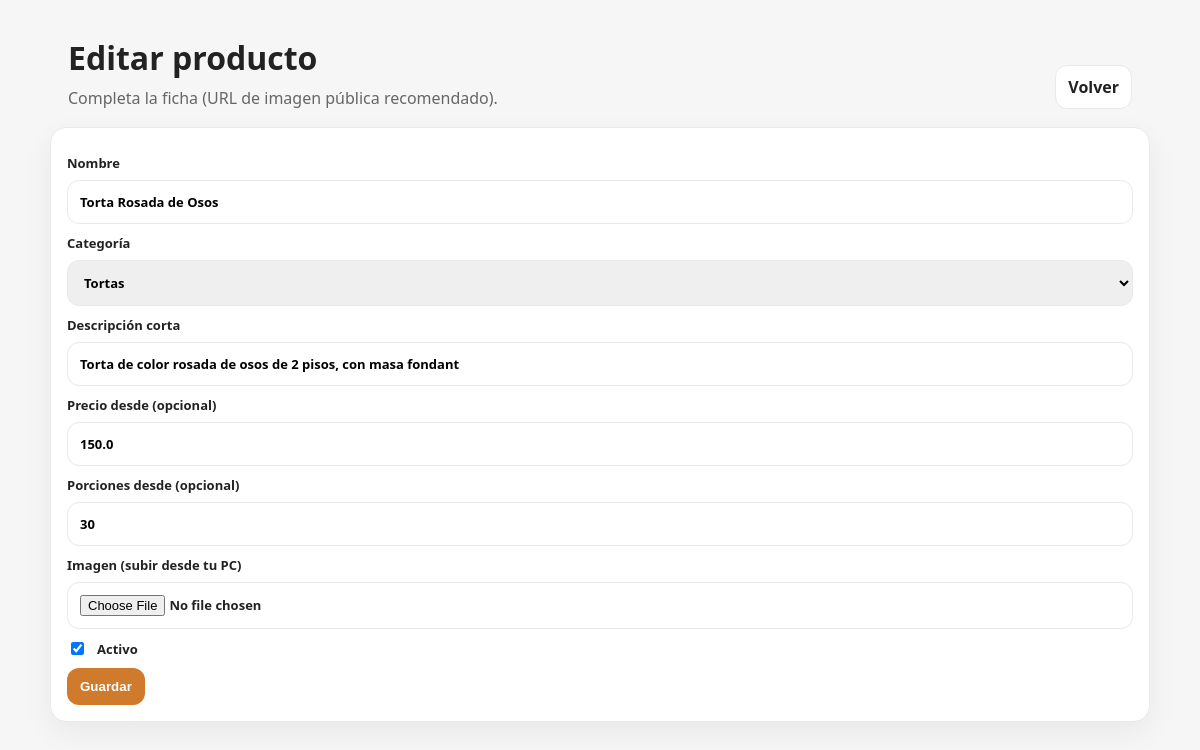
/admin/cakes/1/edit (signed in), run on an earlier commit of the app's database.
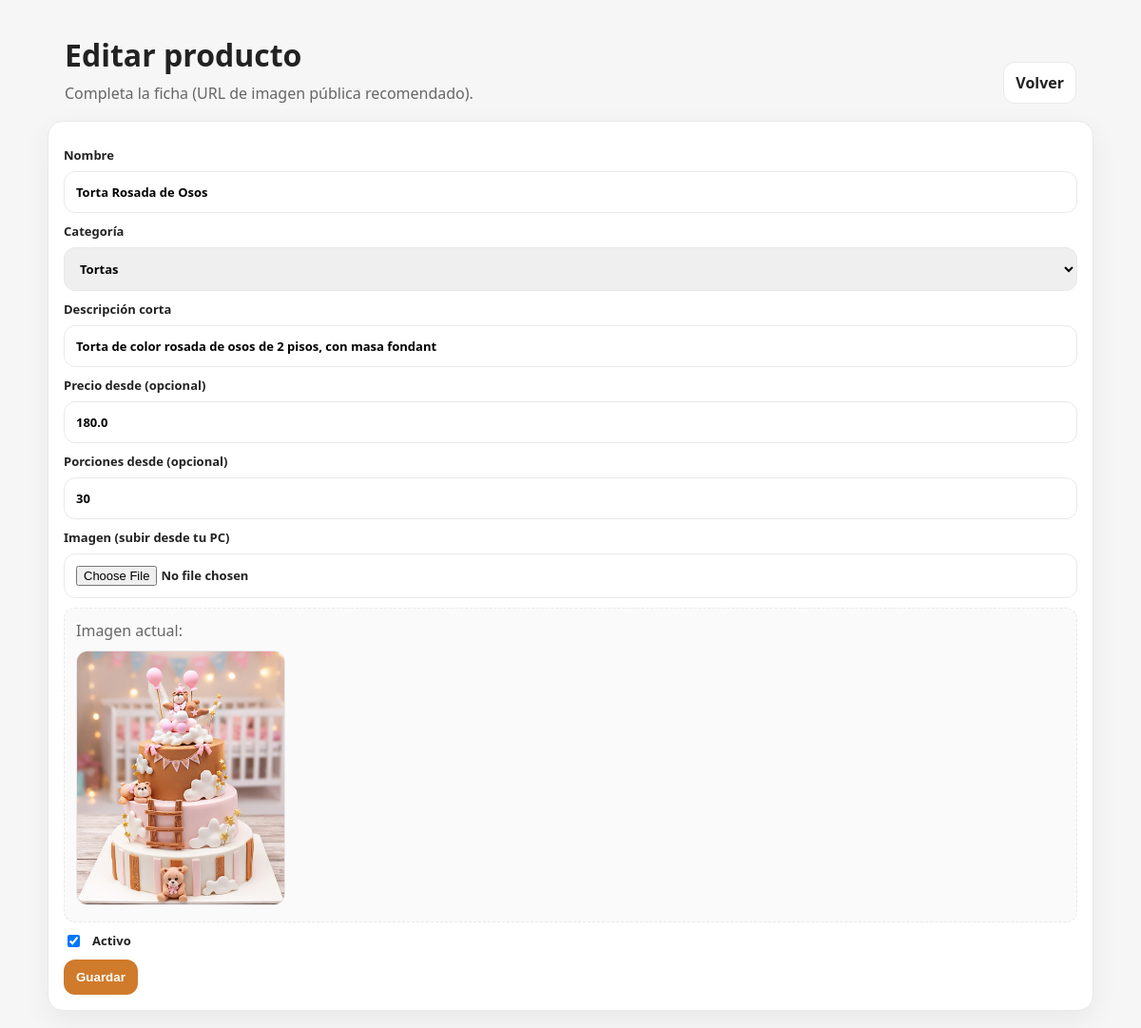
And on a later commit of the database.
### models.py (models this page shows)
class Cake(db.Model):
    id = db.Column(db.Integer, primary_key=True)
    name = db.Column(db.String(140), nullable=False)
    category = db.Column(db.String(40), nullable=False, default="tortas")  # tortas/cupcakes/bocaditos/combos
    short_desc = db.Column(db.String(220), nullable=True)
    price_from = db.Column(db.Float, nullable=True)  # opcional: precio "desde"
    servings_from = db.Column(db.Integer, nullable=True)  # opcional
    image_url = db.Column(db.String(400), nullable=True)  # URL pública (Vercel / Cloudinary / etc.)
    active = db.Column(db.Boolean, default=True)
    created_at = db.Column(db.DateTime, default=datetime.utcnow)
    updated_at = db.Column(db.DateTime, default=datetime.utcnow, onupdate=datetime.utcnow)

### app.py (the view)
    @app.get("/admin/cakes/<int:cid>/edit")
    @login_required
    def cake_edit(cid: int):
        c = db.session.get(Cake, cid)
        if not c:
            flash("No existe", "error")
            return redirect(url_for("cakes_admin"))
        return render_template("cake_form.html", cake=c)

### templates/cake_form.html (shortened to what this page needs)
<!doctype html>
<html lang="es">
<head>
  <link rel="stylesheet" href="/static/admin.css"/>
</head>
<body class="container">
  <header class="top">
    <div>
      <h1>{{ 'Editar' if cake else 'Nuevo' }} producto</h1>
      <p class="muted">Completa la ficha (URL de imagen pública recomendado).</p>
    </div>
    <div class="actions">
      <a class="btn ghost" href="/admin/cakes">Volver</a>
    </div>
  </header>
  <form class="card" method="post" enctype="multipart/form-data"
  action="{{ '/admin/cakes/%s/edit'|format(cake.id) if cake else '/admin/cakes/new' }}">
    <label>Nombre
      <input name="name" required value="{{ cake.name if cake else '' }}">
    </label>
    <label>Categoría
      <select name="category">
        {% set cat = cake.category if cake else 'tortas' %}
        <option value="tortas" {{ 'selected' if cat=='tortas' else '' }}>Tortas</option>
      </select>
    </label>
    <label>Descripción corta
      <input name="short_desc" value="{{ cake.short_desc if cake else '' }}">
    </label>
    <label>Precio desde (opcional)
      <input name="price_from" inputmode="decimal" value="{{ cake.price_from if cake and cake.price_from is not none else '' }}">
    </label>
    <label>Porciones desde (opcional)
      <input name="servings_from" inputmode="numeric" value="{{ cake.servings_from if cake and cake.servings_from is not none else '' }}">
    </label>
    <label>Imagen (subir desde tu PC)
    <input type="file" name="image_file" accept="image/png,image/jpeg,image/webp">
    </label>
    {% if cake and cake.image_url %}
    <div class="preview">
        <p class="muted">Imagen actual:</p>
        <img src="{{ cake.image_url }}" alt="Imagen del producto" />
    </div>
    {% endif %}
    <label class="check">
      <input type="checkbox" name="active" {{ 'checked' if (cake.active if cake else True) else '' }}>
      Activo
    </label>
    <button type="submit">Guardar</button>
  </form>
</body>
</html>

What changed in the data, as far as the page shows it:
changed Cake "Torta Rosada de Osos": price_from "150.0" → "180.0"; image_url: picture added
Also different on the page:
text now shown: "Imagen actual:"
